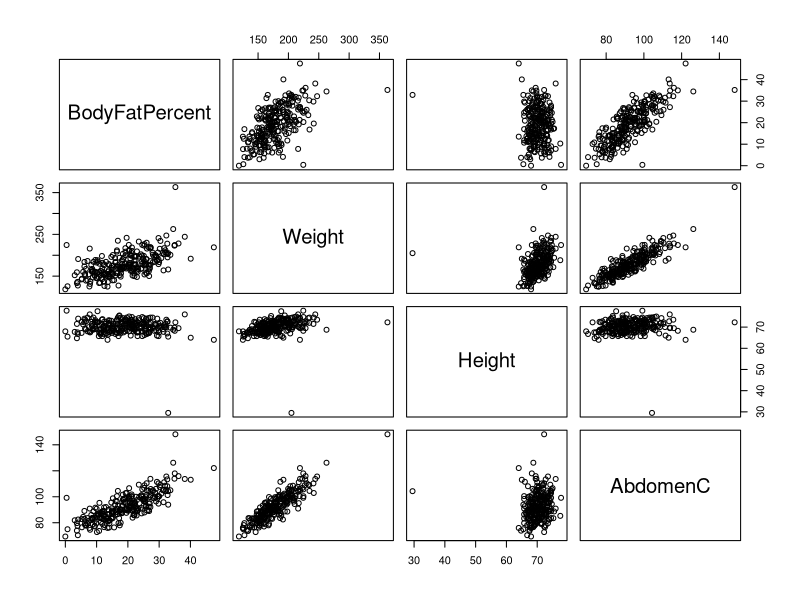
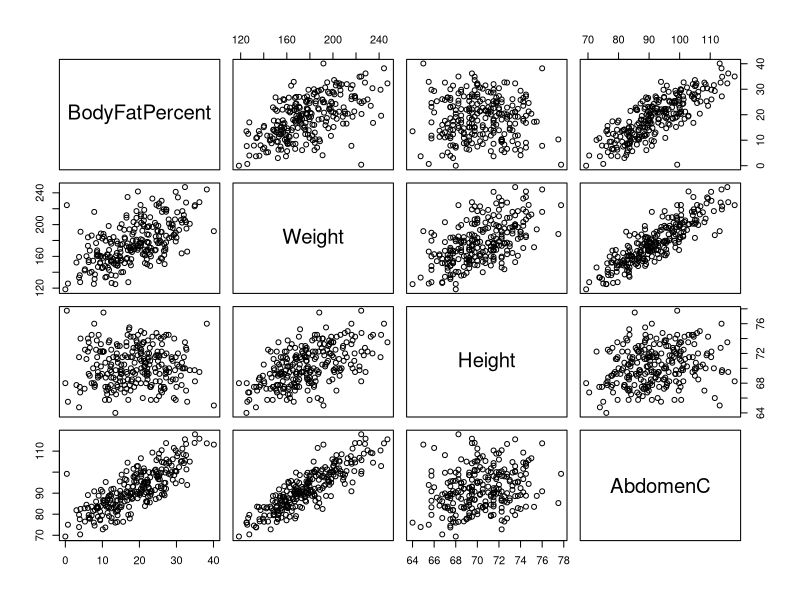
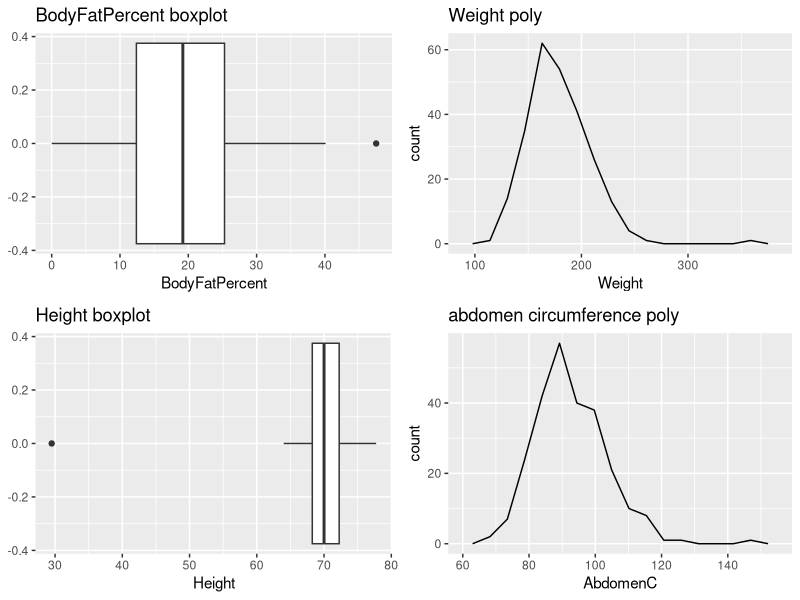
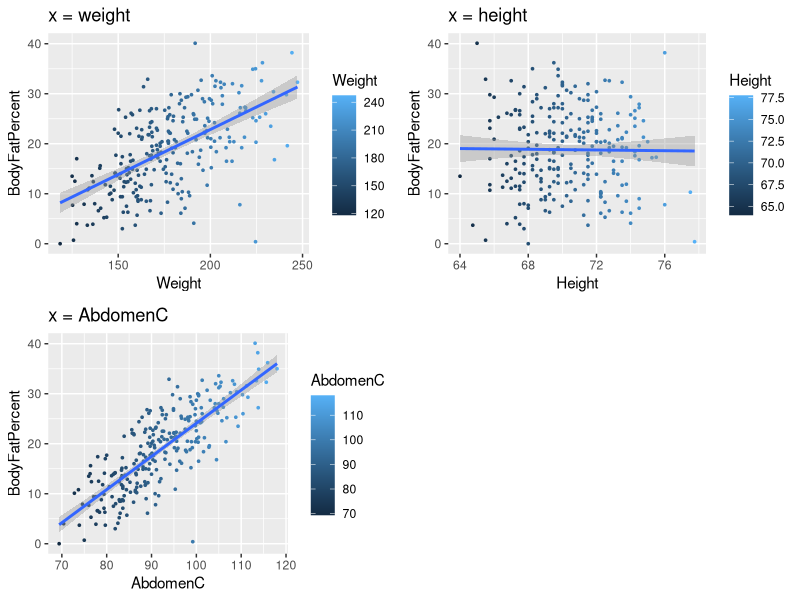

Reproduce these figures in R, in order.
## ---- chunk 1
install.packages('gridExtra', dependencies=TRUE, repos = "http://cran.us.r-project.org")

library(tidyverse)
library(gridExtra)
## ---- chunk 2
setwd('/Users/jimin/Desktop/데스크탑 - 이지민의 MacBook Air/지민/ewha/2023-2/Regression/week3/')
## ---- chunk 3
body.fat = read.table('body_fat.txt', header=TRUE)
head(body.fat, 5)
## ---- chunk 4
# recompute body fat percentage
compute.bodyfat = function(x){
  y = (495/x) - 450
  return (round(y, 1))
}

# find errors of dataset SiriBF- Perc
re.SiriBFperc = apply(body.fat[c('Density')], 2, compute.bodyfat) # recomputed body fat perc

# del.errors : 0 이하면 0으로, 100 초과하면, 100으로 만들어 주는 함수 
del.errors = function(x){
  if (x >= 0 & x<= 100) return (x)
  else if(x < 0) return (0)
  else return (100)
}

fixed.SiriBFperc = apply(re.SiriBFperc, 1, del.errors) # error fixed ver of re.SiriBFperc

# 오류를 제거한 버전과 원본 버전의 차이를 비교해 몇 개의 잘못된 데이터가 있었는지 확인
print(length(re.SiriBFperc))
print(sum(re.SiriBFperc == fixed.SiriBFperc))
## ---- chunk 5
# 기존 SiriBFperc 열에 오류가 있는지 확인한다. 
SiriBFperc = body.fat[c('SiriBFperc')]
SiriBFperc.col = apply(SiriBFperc, 1, del.errors)

# 오류를 제거한 버전과 원본 버전의 차이를 비교해 몇 개의 잘못된 데이터가 있었는지 확인
print(length(SiriBFperc.col))
print(sum(SiriBFperc == SiriBFperc.col))

# 오류가 있는 데이터가 없다. 
## ---- chunk 6
# new sub dataset : including bodyfatpercent, weight, height, abdomenC
sub.bodyfat = cbind(fixed.SiriBFperc, body.fat[,c('Weight', 'Height','AbdomenC')])
colnames(sub.bodyfat)[1] = 'BodyFatPercent' # col name 변경 
head(sub.bodyfat, 5)
## ---- chunk 7
plot(sub.bodyfat)
## ---- chunk 8
# outliers 솎아내기 : 인덱스 파악
which(sub.bodyfat[,'Weight'] >= 250) # 39, 41
which(sub.bodyfat[,'Height'] < 50) # 42
which(sub.bodyfat[,'AbdomenC'] > 130) # 39
which(sub.bodyfat[,'BodyFatPercent'] >= 45) # 216
## ---- chunk 9
sub.bodyfat.1 = sub.bodyfat[-c(39,41,42,216),] # delete outliers 

plot(sub.bodyfat.1)
## ---- chunk 10
# numercial summary + variable's variability(range, IQR, var, std)
summary(sub.bodyfat)
## ---- chunk 11
apply(sub.bodyfat, 2, sd) # standard deviation
## ---- chunk 12
apply(sub.bodyfat, 2, var) # variance
## ---- chunk 13
apply(sub.bodyfat, 2, range) # range : min, max value
## ---- chunk 14
apply(sub.bodyfat, 2, IQR) # IQR
## ---- chunk 15
# graphical summary 
g1 = ggplot(sub.bodyfat, aes(x=BodyFatPercent)) +  geom_boxplot() + ggtitle('BodyFatPercent boxplot')
g2 = ggplot(sub.bodyfat, aes(x=Weight)) + geom_freqpoly(bins=16) + ggtitle('Weight poly')
g3 = ggplot(sub.bodyfat, aes(x=Height)) +  geom_boxplot() + ggtitle('Height boxplot')
g4 = ggplot(sub.bodyfat, aes(x=AbdomenC)) + geom_freqpoly(bins=16) + ggtitle('abdomen circumference poly')

grid.arrange(g1,g2,g3,g4, ncol=2,nrow=2) # 4개의 그래프를 한 번에 출력
## ---- chunk 16
# 모집단의 분포를 모르지만, n=252로 z-검정을 사용한다.

z.test = function(mu, mean, n, sd, alternative="two.sided", conf.level){
  test.statistics = round((mean - mu) / (sd / (n^0.5)), 2)
  alpha = (1 - conf.level)
  
  if (alternative == 'two.sided'){
    p.value = 2 * pnorm(abs(test.statistics), lower.tail = FALSE)
  }
  else if (alternative == 'less'){
    p.value = pnorm(abs(test.statistics))
  }
  else if (alternative == 'greater'){
    p.value = pnorm(abs(test.statistics), lower.tail = FALSE)    
  }
  else {
    print('Wrong Alternative. Alternative should be two.sided, less, or greater.')
    return ()
  }
  
  cat('Statistical Hypothesis Test in conf.level = ',conf.level,'\n')
  cat('--------------------------------------------------\n')
  cat('alpha : ', alpha, '\n')
  cat('test.statistics : ', test.statistics, '\n')
  cat('p.value : ', round(p.value, 4), '\n')
  cat('--------------------------------------------------\n')
    
  if (p.value <= alpha) cat('H0(null hypothesis) is rejected.')
  else cat('H0(null hypothesis) is not rejected.')
}
## ---- chunk 17
z.test(mu = 0.25, 
       mean = mean(sub.bodyfat.1[,'BodyFatPercent']), 
       n = length(sub.bodyfat.1[,'BodyFatPercent']), 
       sd = sd(sub.bodyfat.1[,'BodyFatPercent']), 
       alternative = 'greater', 
       conf.level = 0.95)
## ---- chunk 18
z.test(mu = 180, 
       mean = mean(sub.bodyfat.1[,'Weight']), 
       n = length(sub.bodyfat.1[,'Weight']), 
       sd = sd(sub.bodyfat.1[,'Weight']), 
       alternative = 'two.sided', 
       conf.level = 0.95)
## ---- chunk 19
# the least square estimators
cal.LSE = function(X, y){
  beta = solve(t(X)%*%X)%*%t(X)%*%y
  return (beta)
}
## ---- chunk 20
# body fat percentage & weight
x1 = sub.bodyfat.1$Weight
x1 = cbind(1,x1)
y = sub.bodyfat.1$BodyFatPercent

cat('Least square estiamtes of the parameter β0 and β1\n')
LSE1 = cal.LSE(x1,y)
print(LSE1)

cat('\nThe equation of the estimated regression line\n')
cat('y = ',LSE1[1], '+', LSE1[2], 'x + e')
## ---- chunk 21
# body fat percentage & height
x2 = sub.bodyfat.1$Height
x2 = cbind(1, x2)

LSE2 = cal.LSE(x2,y)

cat('Least square estiamtes of the parameter β0 and β1\n')
print(LSE2)

cat('\nThe equation of the estimated regression line\n')
cat('y = ',LSE2[1], '+', LSE2[2], 'x + e')
## ---- chunk 22
# body fat percentage & abodomen
x3 = sub.bodyfat.1$AbdomenC
x3 = cbind(1, x3)

cat('Least square estiamtes of the parameter β0 and β1\n')
LSE3 = cal.LSE(x3,y)
print(LSE3)

cat('\nThe equation of the estimated regression line\n')
cat('y = ',LSE3[1], '+', LSE3[2], 'x + e')
## ---- chunk 23
p1 = ggplot(data=sub.bodyfat.1, aes(x=Weight, y=BodyFatPercent, color=Weight)) + 
  geom_point(size=0.6) + 
  stat_smooth(method='lm', formula = y~x, geom = 'smooth') + 
  ggtitle('x = weight')

p2 = ggplot(data=sub.bodyfat.1, aes(x=Height, y=BodyFatPercent, color=Height)) + 
  geom_point(size=0.6) + 
  stat_smooth(method='lm', formula = y~x, geom = 'smooth') + 
  ggtitle('x = height')

p3 = ggplot(data=sub.bodyfat.1, aes(x=AbdomenC, y=BodyFatPercent, color=AbdomenC)) + 
  geom_point(size=0.6) + 
  stat_smooth(method='lm', formula = y~x, geom = 'smooth') + 
  ggtitle('x = AbdomenC')

grid.arrange(p1, p2, p3, ncol = 2, nrow = 2)
